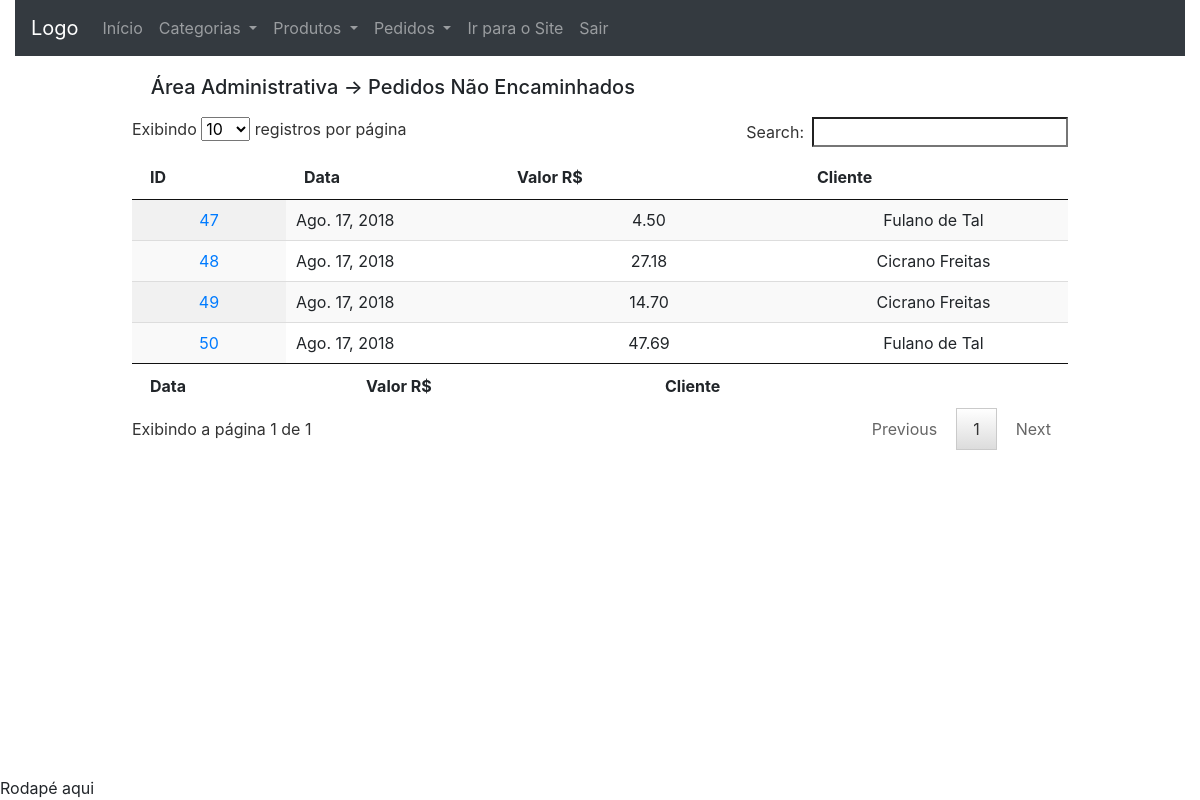
/area_administrativa/nao_encaminhados (signed in), run on an earlier commit of the app's database.
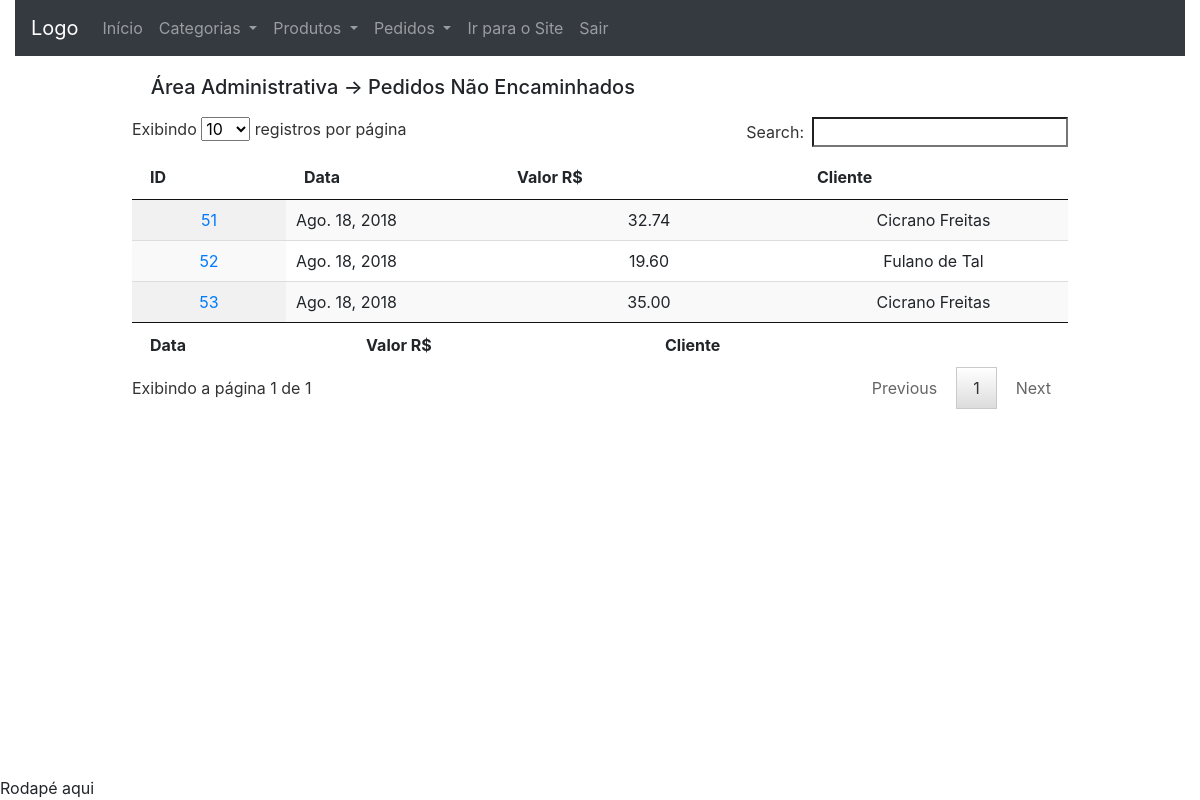
And on a later commit of the database.
### checkout/models.py (models this page shows, shortened)
class Order(models.Model):
	date = models.DateField(default=date.today, editable=False)
	value = models.DecimalField('Valor R$', max_digits=10,
		decimal_places=2, default=0)
	user = models.ForeignKey(User, on_delete=models.CASCADE,
		null=True, blank=True)
	delivery_address_is_the_same = models.BooleanField(
		verbose_name='Entregar no endereço cadastrado',
		default=True,
		blank=True)
	logradouro = models.CharField('Rua/Avenida', max_length=100,
		null=True, blank=True, default='')
	numero = models.CharField('Número', max_length=100,
		null=True, blank=True, default='')
	cep = models.CharField('CEP', max_length=10, null=True,
		blank=True, default='')
	complemento = models.CharField('Complamento', max_length=100,
		null=True, blank=True, default='')
	bairro = models.CharField('Bairro', max_length=100, null=True,
		blank=True, default='')
	cidade = models.CharField('Cidade', max_length=100, null=True,
		blank=True, default='')
	estado = models.CharField('Estado', max_length=100, null=True,
		blank=True, default='')
	transaction_id = models.CharField('ID da transação', max_length=100,
		null=True, blank=True)
	status_order = models.CharField('Status do Pedido', max_length=10,
		choices=STATUS_ORDER, default='A')
	status_pg = models.CharField('Status PagSeguro', max_length=10,
		choices=STATUS_PAGSEGURO, null=True, blank=True)
	sended = models.BooleanField(
		verbose_name='Enviado',
		default=False,
		blank=True)
	forwarded = models.BooleanField(
		verbose_name='Encaminhado',
		default=False,
		blank=True)
	class Meta:
		verbose_name = 'Pedido'
		verbose_name_plural = 'Pedidos'
		ordering = ['date']
	objects = models.Manager() # The default manager.
	orderManager = OrderManager()

### accounts/models.py (models this page shows, shortened)
class User(AbstractBaseUser, PermissionsMixin):
	UF_CHOICES = (
    ('AC','Acre'), ('AL','Alagoas'), ('AP','Amapá'),
    ('AM','Amazonas'), ('BA','Bahia'), ('CE','Ceará'),
    ('DF','Distrito Federal'), ('ES','Espírito Santo'),
    ('GO','Goiás'), ('MA','Maranhão'), ('MT','Mato Grosso'),
    ('MS','Mato Grosso do Sul'), ('MG','Minas Gerais'),
    ('PA','Pará'), ('PB','Paraíba'), ('PR','Paraná'),
    ('PE','Pernambuco'), ('PI','Piauí'),
    ('RJ','Rio de Janeiro'), ('RN','Rio Grande do Norte'),
    ('RS','Rio Grande do Sul'), ('RO','Rondônia'),
    ('RR','Roraima'), ('SC','Santa Catarina'),
    ('SP','São Paulo'), ('SE','Sergipe'),
	('TO','Tacantins'), )
	username = models.CharField(
		'Login', max_length=30, unique=True, validators=[
			validators.RegexValidator(
				re.compile('^[\w.@+-]+$'),
				'Informe um nome de usuário válido. '
				'Este valor deve conter apenas letras, números '
				'e os caracteres: @/./+/-/_ .'
				, 'invalid'
			)
		], help_text='Um nome curto que será usado para identificá-lo de forma única na plataforma'
	)
	name = models.CharField('Nome', max_length=100, blank=True)
	email = models.EmailField('E-mail', unique=True)
	telefone = models.CharField('Telefone', max_length=20, null=True,
		blank=True)
	cpf = models.CharField('CPF', max_length=11, null=True, blank=True)
	logradouro = models.CharField('Rua/Avenida', max_length=100,
		null=True, blank=True)
	numero = models.CharField('Número', max_length=100,
		null=True, blank=True)
	cep = models.CharField('CEP', max_length=10, null=True, blank=True)
	complemento = models.TextField('Complamento', max_length=100,
		null=True, blank=True)
	bairro = models.CharField('Bairro', max_length=100, null=True, blank=True)
	cidade = models.CharField('Cidade', max_length=100, null=True, blank=True)
	estado = models.CharField('Estado', max_length=100, null=True, blank=True,
		choices=UF_CHOICES)
	is_staff = models.BooleanField('Equipe', default=False)
	is_active = models.BooleanField('Ativo', default=True)
	date_joined = models.DateTimeField('Data de Entrada', auto_now_add=True)
	USERNAME_FIELD = 'username'
	REQUIRED_FIELDS = ['email']
	objects = UserManager()
	class Meta:
		verbose_name = 'Usuário'
		verbose_name_plural = 'Usuários'
	def __str__(self):
		return self.name or self.username

### dashboard_admin/views.py (the view)
# urls.py: path('nao_encaminhados', views.no_forwarded, name='no_forwarded'),
@login_required
def no_forwarded(request):
	orders = Order.objects.filter(forwarded=False)
	context = {
		'orders': orders
	}
	return render(request, 'dashboard_admin/no_forwarded.html',
		context)

### dashboard_admin/templates/dashboard_admin/no_forwarded.html (shortened to what this page needs)
{% extends 'dashboard_admin/base.html' %}
{% load widget_tweaks %}
{% block conteudo %}
<div class="panel panel-default table-two-column panel-large">
	{% block dashboard_title %}
	<div class="panel-heading" style="margin: 2%;">
		<h5>Área Administrativa -> Pedidos Não Encaminhados </h5>
	</div>
	{% endblock %}
	<div class="panel-body">
		<table id="table" class="display" cellspacing="0"
		        width="100%">
		    <thead>
		      <tr>
		        <th>ID</th>
		        <th>Data</th>
		        <th>Valor R$</th>
		        <th>Cliente</th>
		      </tr>
		    </thead>
		    <tfoot>
		      <tr>
		        <th>Data</th>
		        <th>Valor R$</th>
		        <th>Cliente</th>
		      </tr>
		    </tfoot>
		    <tbody>
				{% for order in orders %}
				<tr>
					<td style="text-align: center;">
						<a href="{% url 'dashboard_admin:order_datail' order.id %}"
						title="Detalhes">
					  	{{ order.id }}
						</a>
					</td>
					<td>
						{{ order.date }}
					</td>
					<td style="text-align: center;">
						{{ order.value }}
					</td>
					<td style="text-align: center;">
						{{ order.user }}
					</td>
				</tr>
				{% endfor %}
		    </tbody>
		</table>
	</div>
</div>
{% endblock %}

What changed in the data, as far as the page shows it:
no longer on this page (row edited): Order: id "47", date "Ago. 17, 2018", value "4.50", user "Fulano de Tal"
no longer on this page (row edited): Order: id "48", date "Ago. 17, 2018", value "27.18", user "Cicrano Freitas"
no longer on this page (row edited): Order: id "49", date "Ago. 17, 2018", value "14.70", user "Cicrano Freitas"
no longer on this page (row edited): Order: id "50", date "Ago. 17, 2018", value "47.69", user "Fulano de Tal"
added Order: id "51", date "Ago. 18, 2018", value "32.74", user "Cicrano Freitas"
added Order: id "52", date "Ago. 18, 2018", value "19.60", user "Fulano de Tal"
added Order: id "53", date "Ago. 18, 2018", value "35.00", user "Cicrano Freitas"
